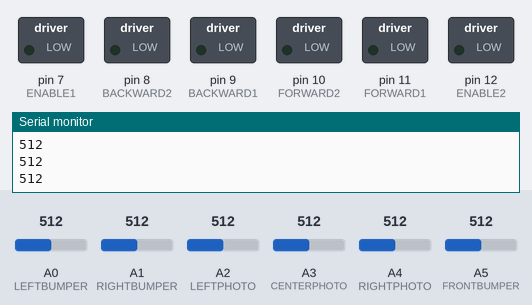
Simulated run of this sketch. Board: Arduino Uno, built with avr-gcc and run on an emulated ATmega328P. On the bench: switched loads named in the sketch (green lamp = pin HIGH), the last lines printed to the serial monitor. Dashed ring = blinking. The test bench sets the inputs (shaded band); at power-on: A5 (FRONTBUMPER) = 512, A0 (LEFTBUMPER) = 512, A2 (LEFTPHOTO) = 512, A1 (RIGHTBUMPER) = 512, A3 (CENTERPHOTO) = 512, A4 (RIGHTPHOTO) = 512.

Above: at 2.1 s.
2.2 s: A5 (FRONTBUMPER) set to 289
4.0 s: A5 (FRONTBUMPER) set to 264
At 5.8 s:
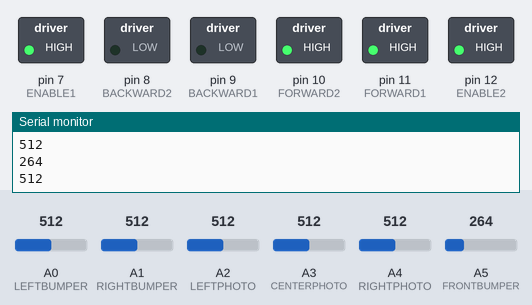
8.7 s: A0 (LEFTBUMPER) set to 293
12.2 s: A0 (LEFTBUMPER) set to 274
At 13.6 s:
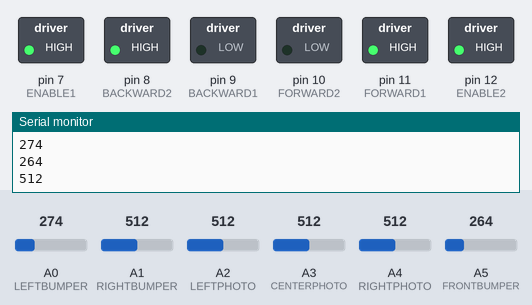
16.9 s: A2 (LEFTPHOTO) set to 497
At 17.6 s:
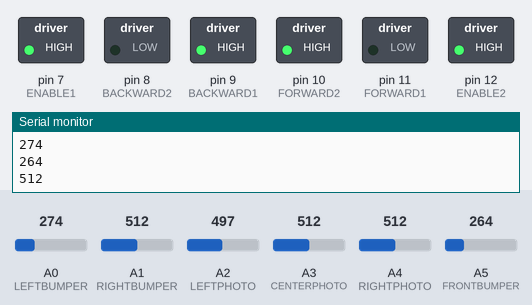
21.6 s: A2 (LEFTPHOTO) set to 716
At 22.2 s:
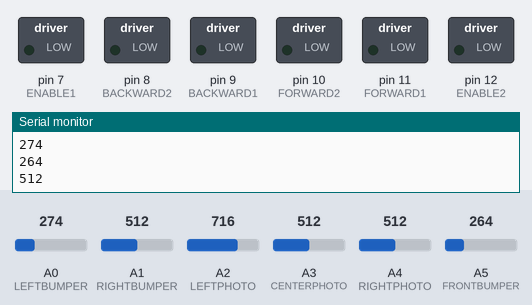
Timing chart, 0 to 27.3 s (numbered marks = the images above; inputs shaded):
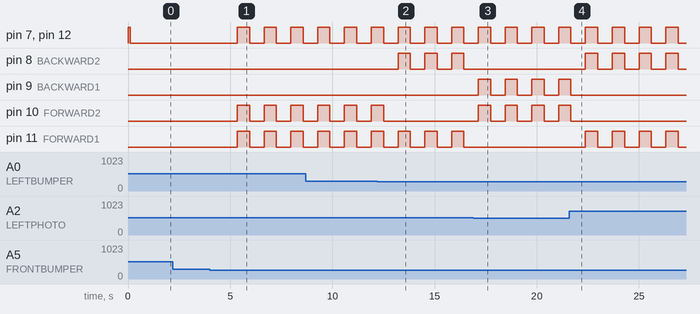

The sketch:

robotcar.ino
```cpp
#define LEFTBUMPER A0
#define RIGHTBUMPER A1
#define LEFTPHOTO A2
#define CENTERPHOTO A3
#define RIGHTPHOTO A4
#define FRONTBUMPER A5
#define ENABLE1 7
#define ENABLE2 12
#define FORWARD1 11
#define FORWARD2 10
#define BACKWARD1 9
#define BACKWARD2 8

#define LED 13

#define STEP_DELAY 600
#define DANGEROUS_BUMPER_LEVEL 280
// the setup function runs once when you press reset or power the board
void setup() {

  pinMode(ENABLE1, OUTPUT);
  pinMode(ENABLE2, OUTPUT);
  pinMode(FORWARD1, OUTPUT);
  pinMode(FORWARD2, OUTPUT);
  pinMode(BACKWARD1, OUTPUT);
  pinMode(BACKWARD2, OUTPUT);
  digitalWrite(ENABLE1, HIGH);
  digitalWrite(ENABLE2, HIGH);
 Serial.begin(9600);
}

int leftPhotoReading;
int rightPhotoReading;
int middlePhotoReading;
int frontBumper;
int rightBumper;
int leftBumper;
// the loop function runs over and over again forever
void loop() {

  //BEGIN MEASUREMENTS
  leftPhotoReading = analogRead(LEFTPHOTO);
  middlePhotoReading = analogRead(CENTERPHOTO);
  rightPhotoReading = analogRead(RIGHTPHOTO);
  leftBumper = analogRead(LEFTBUMPER);
  rightBumper = analogRead(RIGHTBUMPER);
  frontBumper = analogRead(FRONTBUMPER);
  logReadings();

  enableMotors();
  //BEGIN ALGORITHM

  //If the car cannot move forward it will stop. The user must remove the obstacle
  //manually.
  if(frontIsObstructed()){
    allStop();
  }
  //If both the left and right are obstructed, there's only one direction we
  //can go in
  else if(leftIsObstructed() && rightIsObstructed()){
    forward();
  }
  //We're going to assume the line continues in the same direction.
  else if(lineDetected()){
    forward();
    //we only want to leave the forward motion engaged for a short time.

  }
  else if(shouldTurnLeft()){
    left();
  }
  else{
    right();
  }
  //No matter what state we ended up in, we want to allow it to persist
  //for a few milliseconds.
  delay(STEP_DELAY);
  //After the delay, we'll stop...
  allStop();
  //and give the ADC a breather so we can get fresh readings for the next loop.
  delay(600);
}

void forward(){
  digitalWrite(FORWARD1, HIGH);
  digitalWrite(FORWARD2, HIGH);
  digitalWrite(BACKWARD1, LOW);
  digitalWrite(BACKWARD2, LOW);
}

void backward(){
  digitalWrite(FORWARD1, LOW);
  digitalWrite(FORWARD2, LOW);
  digitalWrite(BACKWARD1, HIGH);
  digitalWrite(BACKWARD2, HIGH);
}

void left(){
  digitalWrite(FORWARD1, LOW);
  digitalWrite(FORWARD2, HIGH);
  digitalWrite(BACKWARD1, HIGH);
  digitalWrite(BACKWARD2, LOW);
}

void right(){
  digitalWrite(FORWARD1, HIGH);
  digitalWrite(FORWARD2, LOW);
  digitalWrite(BACKWARD1, LOW);
  digitalWrite(BACKWARD2, HIGH);
}
void allStop(){
  digitalWrite(FORWARD1, LOW);
  digitalWrite(FORWARD2, LOW);
  digitalWrite(BACKWARD1, LOW);
  digitalWrite(BACKWARD2, LOW);
  digitalWrite(ENABLE1, LOW);
  digitalWrite(ENABLE2, LOW);
}
void enableMotors(){
  digitalWrite(ENABLE1, HIGH);
  digitalWrite(ENABLE2, HIGH);
}

boolean lineDetected(){
  boolean detected = (middlePhotoReading < rightPhotoReading) && (middlePhotoReading < leftPhotoReading);
  //We'll set this indicator so that we can tell the state of the
  //detection externally.
  if(detected){
    digitalWrite(LED, HIGH);
  }
  else{
    digitalWrite(LED, LOW);
  }
  return detected;
}
boolean frontIsObstructed(){
  return frontBumper > DANGEROUS_BUMPER_LEVEL;
}
boolean leftIsObstructed(){
  return leftBumper > DANGEROUS_BUMPER_LEVEL;
}
boolean rightIsObstructed(){
  return rightBumper > DANGEROUS_BUMPER_LEVEL;
}
boolean shouldTurnLeft(){
     return ((leftPhotoReading < middlePhotoReading) && (leftPhotoReading < rightPhotoReading));
}
boolean shouldTurnRight(){
    return ((rightPhotoReading < middlePhotoReading) && (rightPhotoReading < leftPhotoReading));
}
void logReadings(){
  Serial.println("***");
  Serial.println("PHOTORESISTORS: L M R");
  Serial.println(leftPhotoReading);
  Serial.println(middlePhotoReading);
  Serial.println(rightPhotoReading);
  Serial.println("BUMPERS: L F R");
  Serial.println(leftBumper);
  Serial.println(frontBumper);
  Serial.println(rightBumper);
  delay(100);
}
```

Measured:
- the behaviour switches between 281 and 280 on A5 (FRONTBUMPER) (found by bisection; images 0 and 1)
- the behaviour switches between 281 and 280 on A0 (LEFTBUMPER) (found by bisection; images 1 and 2)
- the behaviour switches between 512 and 511 on A2 (LEFTPHOTO) (found by bisection; images 2 and 3)
- after the input at 4.0 s, pin 7 (ENABLE1), pin 10 (FORWARD2), pin 11 (FORWARD1), pin 12 (ENABLE2): alternates HIGH for 0.60 s and LOW for 0.71 s, starting after 1.4 s
- after the input at 12.2 s, pin 8 (BACKWARD2): alternates HIGH for 0.60 s and LOW for 0.71 s, starting after 1.0 s; pin 10 (FORWARD2): goes on until 12.5 s, then stays LOW
- after the input at 16.9 s, pin 8 (BACKWARD2), pin 11 (FORWARD1): stops changing and stays LOW; pin 9 (BACKWARD1), pin 10 (FORWARD2): alternates HIGH for 0.60 s and LOW for 0.71 s, starting after 0.24 s
- after the input at 21.6 s, pin 8 (BACKWARD2), pin 11 (FORWARD1): alternates HIGH for 0.60 s and LOW for 0.71 s, starting after 0.78 s; pin 9 (BACKWARD1), pin 10 (FORWARD2): goes on until 21.7 s, then stays LOW
